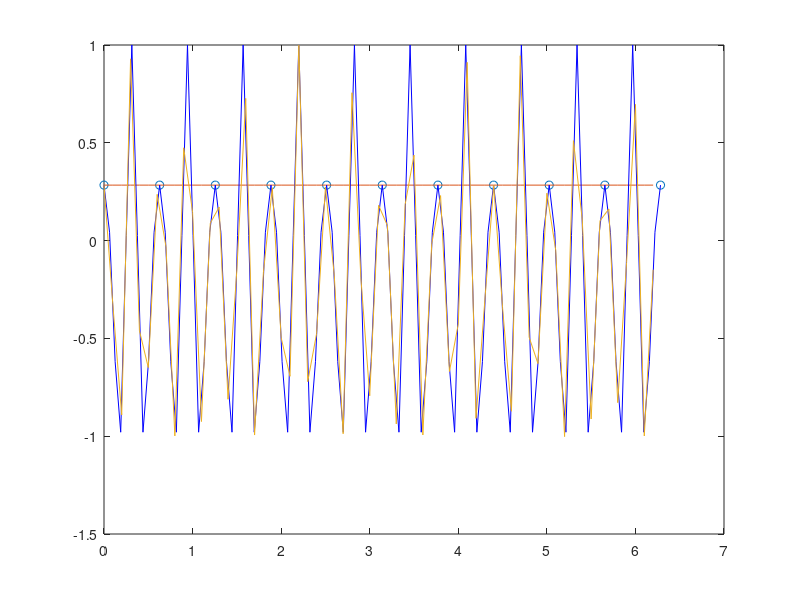

MATLAB code for this plot:
%Problem 1

f = @(x) cos(5*cos(5*x));
iter = 0;
x = zeros(1,11);
y = zeros(1,11);
while iter < 11
    x(iter+1) = iter * 2 * pi * 0.1;
    y(iter+1) = f(x(iter+1));
    iter = iter + 1;
end
xx=0:.1:(2*pi);
yy = spline(x, y, xx);

x1= zeros(1,101);
y1= zeros(1,101);
iter=0;
while iter < 101
    x1(iter+1) = iter * 2 * pi * 0.01;
    y1(iter+1) = f(x1(iter+1));
    iter = iter + 1;
end
yy1 = spline(x1, y1, xx);
plot(x, y, 'o', xx, yy);
hold on
plot(x1, y1, 'b', xx, yy1);







